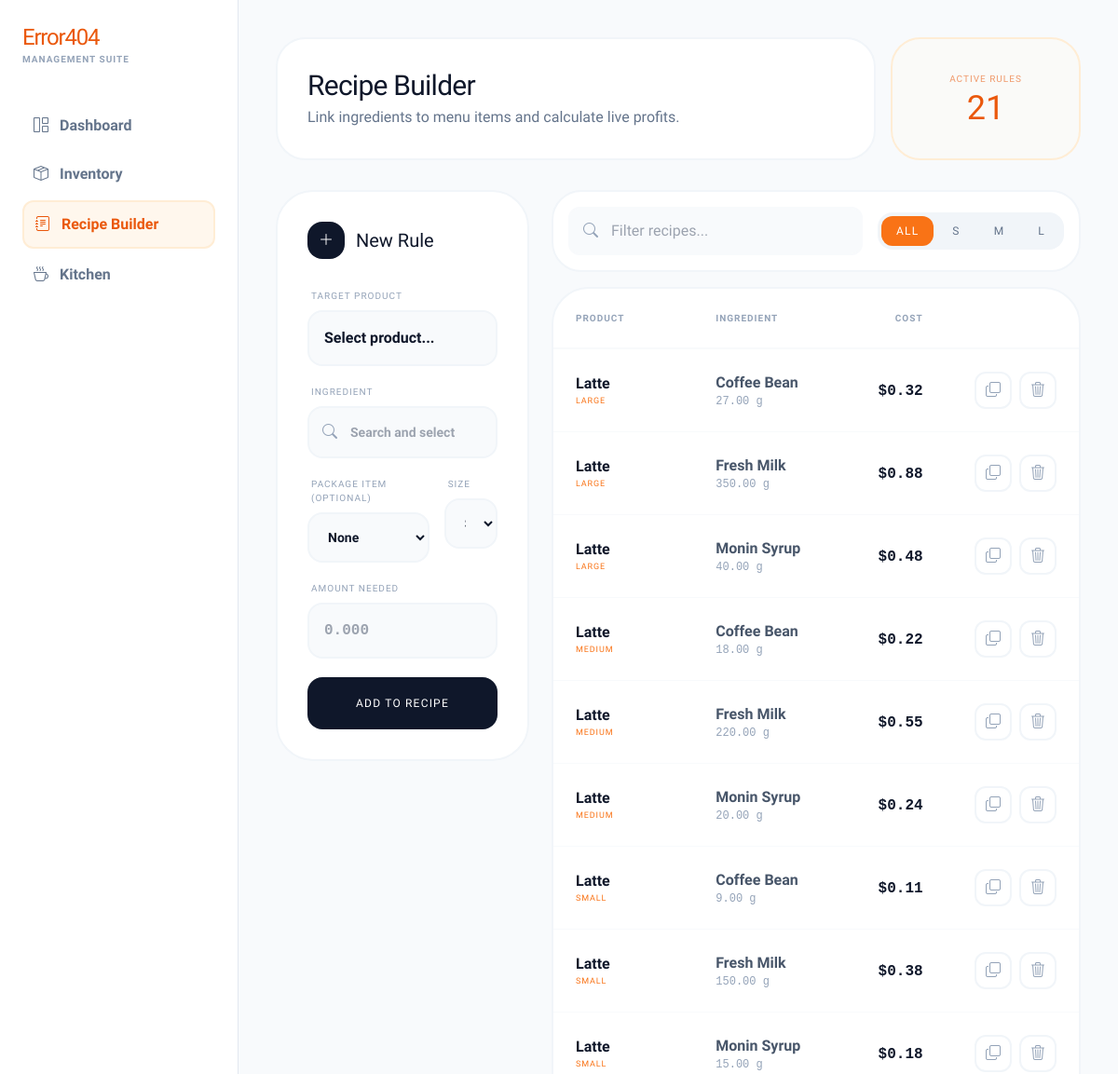
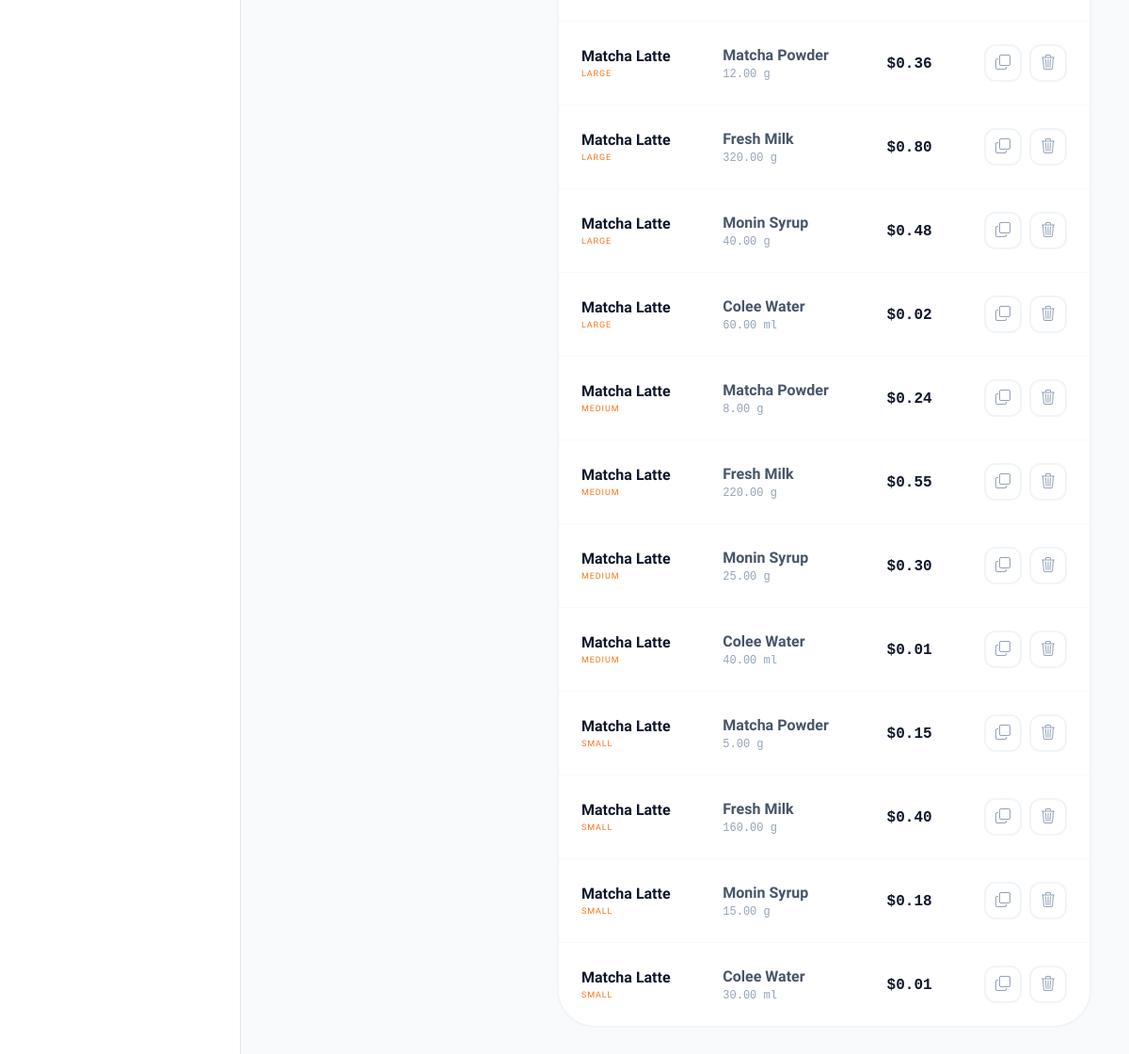
Page /recipe-builder/ on the committed database (2 pictures, top to bottom).
### sales/models.py (models this page shows, shortened)
class Recipe(models.Model):
    SIZE_CHOICES = [
        ('Small', 'Small'),
        ('Medium', 'Medium'),
        ('Large', 'Large'),
    ]
    product = models.ForeignKey(Product, on_delete=models.CASCADE, related_name='recipes')
    ingredient = models.ForeignKey('Ingredient', on_delete=models.CASCADE)
    size = models.CharField(max_length=10, choices=SIZE_CHOICES, default='Medium')
    quantity = models.DecimalField(max_digits=10, decimal_places=2, help_text="Amount in g, ml, or pcs")
    class Meta:
        unique_together = ('product', 'ingredient', 'size')

class Product(models.Model):
    CATEGORIES = (
        ('Coffee', 'Coffee'),
        ('Tea', 'Tea'),
        ('Soft Drink', 'Soft Drink'),
        ('Other', 'Other'),
    )
    name = models.CharField(max_length=100)
    category = models.CharField(max_length=20, choices=CATEGORIES, default='Coffee')
    price_small = models.DecimalField(max_digits=10, decimal_places=2, default=0.00, help_text="Price for Small (Tax Inclusive)")
    price_medium = models.DecimalField(max_digits=10, decimal_places=2, default=0.00, help_text="Price for Medium (Tax Inclusive)")
    price_large = models.DecimalField(max_digits=10, decimal_places=2, default=0.00, help_text="Price for Large (Tax Inclusive)")
    image = models.ImageField(upload_to='products/', null=True, blank=True)
    ice_upcharge = models.DecimalField(max_digits=6, decimal_places=2, default=0.25)
    frappe_upcharge = models.DecimalField(max_digits=6, decimal_places=2, default=0.50)
    is_available = models.BooleanField(default=True, help_text="Uncheck to hide from customer menu (Snooze)")
    can_be_hot = models.BooleanField(default=True)
    can_be_iced = models.BooleanField(default=False)
    can_be_frappe = models.BooleanField(default=False)
    stock = models.IntegerField(default=0)

class Ingredient(models.Model):
    PACKAGING_CHOICES = (
        ('HOT_CUP', 'Hot Cup'),
        ('COLD_CUP', 'Cold Cup'),
        ('HOT_STRAW', 'Hot Straw'),
        ('COLD_STRAW', 'Cold/Frappe Straw'),
        ('CARRIER', 'Plastic Carrier'),
        ('HOT_LID', 'Hot Lid'),
        ('COLD_LID', 'Cold Lid'),
        ('NONE', 'None'),
    )
    name = models.CharField(max_length=100)
    stock_quantity = models.DecimalField(max_digits=10, decimal_places=2, default=0.00)
    initial_stock_per_item = models.DecimalField(max_digits=10, decimal_places=2, default=0.00)
    items_count = models.IntegerField(default=1)
    max_stock = models.DecimalField(max_digits=10, decimal_places=2, default=1000.00)
    unit = models.CharField(max_length=10)
    unit_cost = models.DecimalField(max_digits=10, decimal_places=5, default=0.00)
    last_purchase_price = models.DecimalField(max_digits=10, decimal_places=2, default=0)
    is_packaging = models.BooleanField(default=False)
    packaging_type = models.CharField(max_length=20, choices=PACKAGING_CHOICES, default='NONE')

### sales/views.py (the view, shortened to what this page needs)
# urls.py: path('recipe-builder/', views.recipe_builder, name='recipe_builder'),
def recipe_builder(request):
    products = Product.objects.all().order_by('name')
    ingredients = Ingredient.objects.filter(is_packaging=False).order_by('name')
    packaging_items = Ingredient.objects.filter(is_packaging=True).annotate(
        packaging_group=Case(
            When(packaging_type__startswith='HOT', then=Value(0)),
            When(packaging_type__startswith='COLD', then=Value(1)),
            default=Value(2),
            output_field=IntegerField(),
        ),
        packaging_order=Case(
            When(packaging_type='HOT_CUP', then=Value(0)),
            When(packaging_type='HOT_LID', then=Value(1)),
            When(packaging_type='HOT_STRAW', then=Value(2)),
            When(packaging_type='COLD_CUP', then=Value(3)),
            When(packaging_type='COLD_LID', then=Value(4)),
            When(packaging_type='COLD_STRAW', then=Value(5)),
            When(packaging_type='CARRIER', then=Value(6)),
            default=Value(7),
            output_field=IntegerField(),
        ),
    ).order_by('packaging_group', 'packaging_order', 'name')
    recipes = Recipe.objects.select_related('product', 'ingredient').all().order_by('product__name', 'size')
    for r in recipes:
        r.line_cost = (r.ingredient.unit_cost or Decimal('0.00')) * r.quantity
    return render(request, 'recipe_builder.html', {
        'products': products,
        'ingredients': ingredients,
        'packaging_items': packaging_items,
        'recipes': recipes
    })

### sales/templates/recipe_builder.html (shortened to what this page needs)
<!DOCTYPE html>
<html lang="en">
<head>
    <script src="https://cdn.tailwindcss.com"></script>
    <link rel="stylesheet" href="https://cdn.jsdelivr.net/npm/bootstrap-icons@1.11.1/font/bootstrap-icons.css">
</head>
<body class="bg-[#f8fafc] text-slate-900 flex flex-col md:flex-row min-h-screen">
    <aside id="sidebar" class="fixed inset-y-0 left-0 w-64 shrink-0 bg-white border-r border-slate-200 p-6 flex flex-col transform -translate-x-full md:translate-x-0 transition-transform duration-300 ease-in-out z-[150] md:sticky md:top-0 md:h-screen">
        <div class="mb-10">
            <h1 class="text-2xl font-800 tracking-tighter text-orange-600">Error404</h1>
            <p class="text-[10px] font-bold text-slate-400 uppercase tracking-widest">Management Suite</p>
        </div>
        <nav class="space-y-1 flex-grow">
            <a href="{% url 'owner' %}" class="flex items-center gap-3 p-3 text-slate-500 hover:bg-slate-50 rounded-xl transition-all font-semibold">
                <i class="bi bi-grid-1x2"></i> Dashboard
            </a>
            <a href="{% url 'inventory_list' %}" class="flex items-center gap-3 p-3 text-slate-500 hover:bg-slate-50 rounded-xl transition-all font-semibold">
                <i class="bi bi-box-seam"></i> Inventory
            </a>
            <a href="#" class="flex items-center gap-3 p-3 bg-orange-50 text-orange-600 rounded-xl font-bold border-2 border-orange-100">
                <i class="bi bi-journal-text"></i> Recipe Builder
            </a>
            <a href="#" class="flex items-center gap-3 p-3 text-slate-500 hover:bg-slate-50 rounded-xl transition-all font-semibold">
                <i class="bi bi-cup-hot"></i> Kitchen
            </a>
        </nav>
    </aside>
    <main class="flex-1 p-4 md:p-8 lg:p-10 max-w-[1400px] mx-auto w-full">
        <div class="grid grid-cols-1 md:grid-cols-4 gap-4 mb-8">
            <div class="md:col-span-3 bento-card p-8 rounded-[2rem] flex flex-col justify-center">
                <h1 class="text-3xl font-800 tracking-tight">Recipe Builder</h1>
                <p class="text-slate-500 mt-1 font-medium">Link ingredients to menu items and calculate live profits.</p>
            </div>
            <div class="md:col-span-1 bento-card p-8 rounded-[2rem] flex flex-col items-center justify-center text-center border-orange-100 bg-orange-50/30">
                <span class="text-[10px] font-800 uppercase text-orange-600/60 tracking-widest block mb-1">Active Rules</span>
                <span class="text-4xl font-800 text-orange-600" id="activeRulesCount">{{ recipes.count }}</span>
            </div>
        </div>
        <div class="grid grid-cols-1 lg:grid-cols-12 gap-6">
            <div class="lg:col-span-4 space-y-6">
                <div class="bento-card p-8 rounded-[2.5rem] sticky top-8">
                    <div class="flex items-center gap-3 mb-8">
                        <div class="w-10 h-10 bg-slate-900 text-white rounded-2xl flex items-center justify-center">
                            <i class="bi bi-plus-lg"></i>
                        </div>
                        <h3 class="text-xl font-800">New Rule</h3>
                    </div>
                    <form id="recipeForm" method="POST" class="space-y-5">
                        <div>
                            <label class="block text-[10px] font-800 uppercase text-slate-400 mb-2 ml-1 tracking-widest">Target product</label>
                            <select name="product" required class="w-full bg-slate-50 border-2 border-slate-100 p-4 rounded-2xl outline-none focus:border-orange-500 transition-all font-bold appearance-none">
                                <option value="" disabled selected>Select product...</option>
                            </select>
                        </div>
                        <div class="relative" id="smart-search-container">
                            <label class="block text-[10px] font-800 uppercase text-slate-400 mb-2 ml-1 tracking-widest">Ingredient</label>
                            <div class="relative">
                                <i class="bi bi-search absolute left-4 top-1/2 -translate-y-1/2 text-slate-400"></i>
                                <input type="text" id="ingredientSearchInput" placeholder="Search and select ingredient..." autocomplete="off"
                                       class="w-full bg-slate-50 border-2 border-slate-100 pl-11 pr-10 py-4 rounded-2xl outline-none focus:border-orange-500 focus:bg-white transition-all font-bold text-sm">
                            </div>
                        </div>
                        <div class="grid grid-cols-3 gap-4">
                            <div class="col-span-2">
                                <label class="block text-[10px] font-800 uppercase text-slate-400 mb-2 ml-1 tracking-widest">Package Item <span class="text-slate-400 font-normal">(optional)</span></label>
                                <select name="package_item" class="w-full bg-slate-50 border-2 border-slate-100 p-4 rounded-2xl outline-none focus:border-orange-500 transition-all font-bold text-sm">
                                    <option value="" selected>None</option>
                                </select>
                            </div>
                            <div class="col-span-1">
                                <label class="block text-[10px] font-800 uppercase text-slate-400 mb-2 ml-1 tracking-widest">Size</label>
                                <select name="size" required class="w-full bg-slate-50 border-2 border-slate-100 p-4 rounded-2xl outline-none focus:border-orange-500 transition-all font-bold text-sm">
                                    <option value="Small">Small</option>
                                </select>
                            </div>
                        </div>
                        <div>
                            <label class="block text-[10px] font-800 uppercase text-slate-400 mb-2 ml-1 tracking-widest">Amount Needed</label>
                            <input type="number" step="0.001" name="amount" placeholder="0.000" required
                                class="w-full bg-slate-50 border-2 border-slate-100 p-4 rounded-2xl outline-none focus:border-orange-500 transition-all font-mono font-bold">
                        </div>
                        <button type="submit" class="w-full bg-slate-900 text-white py-5 rounded-2xl font-800 hover:bg-orange-600 transition-all transform active:scale-[0.98] uppercase tracking-widest text-xs">
                            Add to Recipe
                        </button>
                    </form>
                </div>
            </div>
            <div class="lg:col-span-8 space-y-4">
                <div class="bento-card p-4 rounded-[2rem] flex flex-col md:flex-row gap-4 items-center">
                    <div class="relative flex-1 w-full">
                        <i class="bi bi-search absolute left-4 top-1/2 -translate-y-1/2 text-slate-400"></i>
                        <input type="text" id="recipeSearch" onkeyup="runFilters()" placeholder="Filter recipes..."
                               class="w-full bg-slate-50 border-2 border-slate-50 pl-11 pr-4 py-3 rounded-xl outline-none focus:bg-white focus:border-slate-200 transition-all font-medium">
                    </div>
                    <div class="flex items-center gap-1 p-1 bg-slate-100 rounded-2xl">
                        <button type="button" id="all-sizes-btn" onclick="setSizeFilter('')" class="size-chip px-4 py-2 rounded-xl text-xs font-800 uppercase tracking-widest transition-all">All</button>
                        <button onclick="setSizeFilter('Small')" class="size-chip px-4 py-2 rounded-xl text-slate-500 text-xs font-800 uppercase tracking-widest transition-all">S</button>
                        <button onclick="setSizeFilter('Medium')" class="size-chip px-4 py-2 rounded-xl text-slate-500 text-xs font-800 uppercase tracking-widest transition-all">M</button>
                        <button onclick="setSizeFilter('Large')" class="size-chip px-4 py-2 rounded-xl text-slate-500 text-xs font-800 uppercase tracking-widest transition-all">L</button>
                    </div>
                </div>
                <div class="bento-card rounded-[2.5rem] overflow-hidden">
                    <div class="overflow-x-auto">
                        <table class="w-full text-left border-collapse" id="recipeTable">
                            <thead>
                                <tr class="border-b-2 border-slate-50">
                                    <th class="p-6 text-[10px] font-800 uppercase text-slate-400 tracking-widest">product</th>
                                    <th class="p-6 text-[10px] font-800 uppercase text-slate-400 tracking-widest">Ingredient</th>
                                    <th class="p-6 text-[10px] font-800 uppercase text-slate-400 tracking-widest text-right">Cost</th>
                                    <th class="p-6"></th>
                                </tr>
                            </thead>
                            <tbody class="divide-y divide-slate-50">
                                {% for r in recipes %}
                                <tr class="hover:bg-slate-50/50 transition-colors recipe-row"
                                    data-product="{{ r.product.name|lower }}"
                                    data-ingredient="{{ r.ingredient.name|lower }}"
                                    data-size="{{ r.size|lower }}">
                                    <td class="p-6">
                                        <div class="font-bold text-slate-900">{{ r.product.name }}</div>
                                        <div class="text-[9px] font-800 text-orange-500 uppercase tracking-widest">{{ r.size }}</div>
                                    </td>
                                    <td class="p-6">
                                        <div class="font-semibold text-slate-600">{{ r.ingredient.name }}</div>
                                        <div class="text-xs font-mono text-slate-400">{{ r.quantity }} {{ r.ingredient.unit }}</div>
                                    </td>
                                    <td class="p-6 text-right">
                                        <span class="font-mono font-bold text-slate-900">${{ r.line_cost|stringformat:".2f" }}</span>
                                    </td>
                                    <td class="p-6 text-right">
                                        <div class="flex justify-end gap-2">
                                            <button onclick="openCopyModal('{{ r.product.id }}', '{{ r.size }}', '{{ r.product.name }}')"
                                                    class="w-10 h-10 rounded-xl border-2 border-slate-100 flex items-center justify-center text-slate-400 hover:border-orange-500 hover:text-orange-500 transition-all">
                                                <i class="bi bi-copy"></i>
                                            </button>
                                            <form method="POST" class="inline">
                                                <button type="submit" class="w-10 h-10 rounded-xl border-2 border-slate-100 flex items-center justify-center text-slate-400 hover:border-red-500 hover:text-red-500 transition-all">
                                                    <i class="bi bi-trash3"></i>
                                                </button>
                                            </form>
                                        </div>
                                    </td>
                                </tr>
                                {% endfor %}
                            </tbody>
                        </table>
                    </div>
                </div>
            </div>
        </div>
    </main>
</body>
</html>

### sales/templates/recipe_builder.html (style rules this page uses)
body { font-family: 'Plus Jakarta Sans', sans-serif; }
.bento-card { background: #ffffff; border: 2px solid #f1f5f9; transition: all 0.2s ease; }
.size-chip.active { background-color: #f97316 !important; color: white !important; border-color: #f97316 !important; }

### rows in the picture
Recipe: product.name "Latte", size "LARGE", ingredient.name "Coffee Bean", quantity "27.00", ingredient.unit "g", line_cost "0.32"
Recipe: product.name "Latte", size "LARGE", ingredient.name "Fresh Milk", quantity "350.00", ingredient.unit "g", line_cost "0.88"
Recipe: product.name "Latte", size "LARGE", ingredient.name "Monin Syrup", quantity "40.00", ingredient.unit "g", line_cost "0.48"
Recipe: product.name "Latte", size "MEDIUM", ingredient.name "Coffee Bean", quantity "18.00", ingredient.unit "g", line_cost "0.22"
Recipe: product.name "Latte", size "MEDIUM", ingredient.name "Fresh Milk", quantity "220.00", ingredient.unit "g", line_cost "0.55"
Recipe: product.name "Latte", size "MEDIUM", ingredient.name "Monin Syrup", quantity "20.00", ingredient.unit "g", line_cost "0.24"
Recipe: product.name "Latte", size "SMALL", ingredient.name "Coffee Bean", quantity "9.00", ingredient.unit "g", line_cost "0.11"
Recipe: product.name "Latte", size "SMALL", ingredient.name "Fresh Milk", quantity "150.00", ingredient.unit "g", line_cost "0.38"
Recipe: product.name "Latte", size "SMALL", ingredient.name "Monin Syrup", quantity "15.00", ingredient.unit "g", line_cost "0.18"
Recipe: product.name "Matcha Latte", size "LARGE", ingredient.name "Matcha Powder", quantity "12.00", ingredient.unit "g", line_cost "0.36"
Recipe: product.name "Matcha Latte", size "LARGE", ingredient.name "Fresh Milk", quantity "320.00", ingredient.unit "g", line_cost "0.80"
Recipe: product.name "Matcha Latte", size "LARGE", ingredient.name "Monin Syrup", quantity "40.00", ingredient.unit "g", line_cost "0.48"
Recipe: product.name "Matcha Latte", size "LARGE", ingredient.name "Colee Water", quantity "60.00", ingredient.unit "ml", line_cost "0.02"
Recipe: product.name "Matcha Latte", size "MEDIUM", ingredient.name "Matcha Powder", quantity "8.00", ingredient.unit "g", line_cost "0.24"
Recipe: product.name "Matcha Latte", size "MEDIUM", ingredient.name "Fresh Milk", quantity "220.00", ingredient.unit "g", line_cost "0.55"
Recipe: product.name "Matcha Latte", size "MEDIUM", ingredient.name "Monin Syrup", quantity "25.00", ingredient.unit "g", line_cost "0.30"
Recipe: product.name "Matcha Latte", size "MEDIUM", ingredient.name "Colee Water", quantity "40.00", ingredient.unit "ml", line_cost "0.01"
Recipe: product.name "Matcha Latte", size "SMALL", ingredient.name "Matcha Powder", quantity "5.00", ingredient.unit "g", line_cost "0.15"
Recipe: product.name "Matcha Latte", size "SMALL", ingredient.name "Fresh Milk", quantity "160.00", ingredient.unit "g", line_cost "0.40"
Recipe: product.name "Matcha Latte", size "SMALL", ingredient.name "Monin Syrup", quantity "15.00", ingredient.unit "g", line_cost "0.18"
Recipe: product.name "Matcha Latte", size "SMALL", ingredient.name "Colee Water", quantity "30.00", ingredient.unit "ml", line_cost "0.01"

### other values in the picture
{{ recipes.count }} "21"
